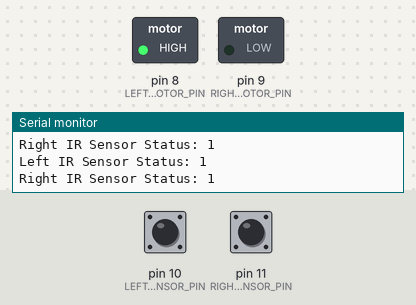
A program run on a simulated Arduino Uno, built with avr-gcc and run on an emulated ATmega328P. Shown: switched loads named in the program (green lamp = pin HIGH), the last lines printed to the serial monitor. Dashed ring = blinking. Inputs (shaded band) come from the test bench; at power-on: pin 11 (RIGHT_IR_SENSOR_PIN) HIGH, pin 10 (LEFT_IR_SENSOR_PIN) HIGH.

Above: at 1.2 s.
1.3 s: pin 11 (RIGHT_IR_SENSOR_PIN) pulsed LOW 5 times (0.12 s each, 0.3 s apart)
At 1.55 s:
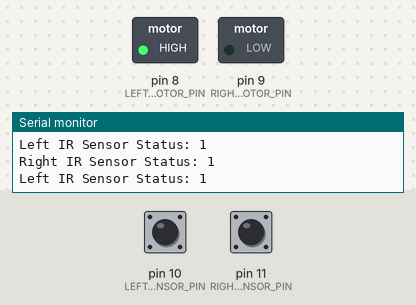
At 3.4 s:
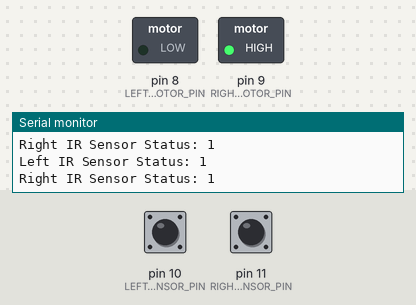
Timing chart, 0 to 56.9 s (numbered marks = the images above; inputs shaded):
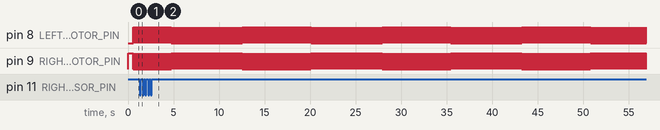

The program:

main.cpp
```cpp
#include <Arduino.h>
#include <neotimer.h>
#include <IRSensor.h>
#include <pins.h>
#include <Motor.h>

Neotimer sensorTimer = Neotimer(50);

IRSensor leftIRSensor(LEFT_IR_SENSOR_PIN);
IRSensor rightIRSensor(RIGHT_IR_SENSOR_PIN);
Motor leftMotor(LEFT_MOTOR_PIN);
Motor rightMotor(RIGHT_MOTOR_PIN);

void setup() {
  Serial.begin(9600);

  leftMotor.turnOff();
  rightMotor.turnOff();
}

void checkLeftIRSensor() {

  // Check the value of the left IR sensor, if it is HIGH, then turn the right motor on
  const int leftIRSensorValue = leftIRSensor.getValue();
  if (leftIRSensorValue == HIGH) {
    leftMotor.turnOn();
    rightMotor.turnOff();
  }

  Serial.println("Left IR Sensor Status: "  + String(leftIRSensorValue));
}

void checkRightIRSensor() {
  // Check the value of the right IR sensor, if it is HIGH, then turn the left motor on
  const int rightIRSensorValue = rightIRSensor.getValue();
  if (rightIRSensorValue == HIGH) {
    leftMotor.turnOff();
    rightMotor.turnOn();
  }

  Serial.println("Right IR Sensor Status: "  + String(rightIRSensorValue));
}

// TODO: Implement this function
void rotateServoMotor() {
}

void checkIRSensors() {
  // Checks the value of the IR sensors
  checkLeftIRSensor();
  checkRightIRSensor();
}

void loop() {
  if (sensorTimer.repeat()) {
    checkIRSensors();
  }
}
```

IRSensor.h
```cpp
//
// Created by asharia on 1/28/24.
//

#ifndef IRSENSOR_H
#define IRSENSOR_H

class IRSensor {
  public:
    explicit IRSensor(int pin);
    int getPin() const;
    int getValue() const;
  private:
    int pin;
};

#endif //IRSENSOR_H
```

Motor.h
```cpp
//
// Created by asharia on 1/29/24.
//

#ifndef MOTORCONTROLLER_H
#define MOTORCONTROLLER_H

class Motor {
public:
  explicit Motor(int pin);
  int getPin() const;
  int getStatus() const;
  int getSpeed() const;
  int setSpeed(int speed);
  void turnOn() const;
  void turnOff() const;
private:
  int pin;
  int speed;
};

#endif //MOTORCONTROLLER_H
```

IRSensor.cpp
```cpp
//
// Created by asharia on 1/28/24.
//

#include <IRSensor.h>
#include <Arduino.h>

IRSensor::IRSensor(int pin) {
  this->pin = pin;
  pinMode(pin, INPUT);
}

int IRSensor::getPin() const {
  return this->pin;
}

int IRSensor::getValue() const {
  return digitalRead(this->pin);
}
```

Motor.cpp
```cpp
//
// Created by asharia on 1/29/24.
//

#include <Motor.h>
#include <Arduino.h>

Motor::Motor(const int pin) {
  this->pin = pin;
  this->speed = 150;

  pinMode(pin, OUTPUT);
}

int Motor::getPin() const {
  return this->pin;
}

int Motor::getSpeed() const {
  return this->speed;
}

int Motor::setSpeed(const int speed) {
  this->speed = speed;
  return this->speed;
}

void Motor::turnOn() const {
  if (getStatus() == LOW) {
    digitalWrite(this->pin, HIGH);
  }
}

void Motor::turnOff() const {
  if (getStatus() == HIGH) {
    digitalWrite(this->pin, LOW);
  }
}

int Motor::getStatus() const {
  return digitalRead(this->pin);
}
```

pins.h
```cpp
//
// Created by asharia on 1/29/24.
//

#ifndef PINS_H
#define PINS_H

#define LEFT_MOTOR_PIN 8
#define RIGHT_MOTOR_PIN 9

#define LEFT_IR_SENSOR_PIN 10
#define RIGHT_IR_SENSOR_PIN 11

#define SERVO_MOTOR_PIN 12

#define LEFT_MOTOR_SPEED 100
#define RIGHT_MOTOR_SPEED 100

#endif //PINS_H
```
